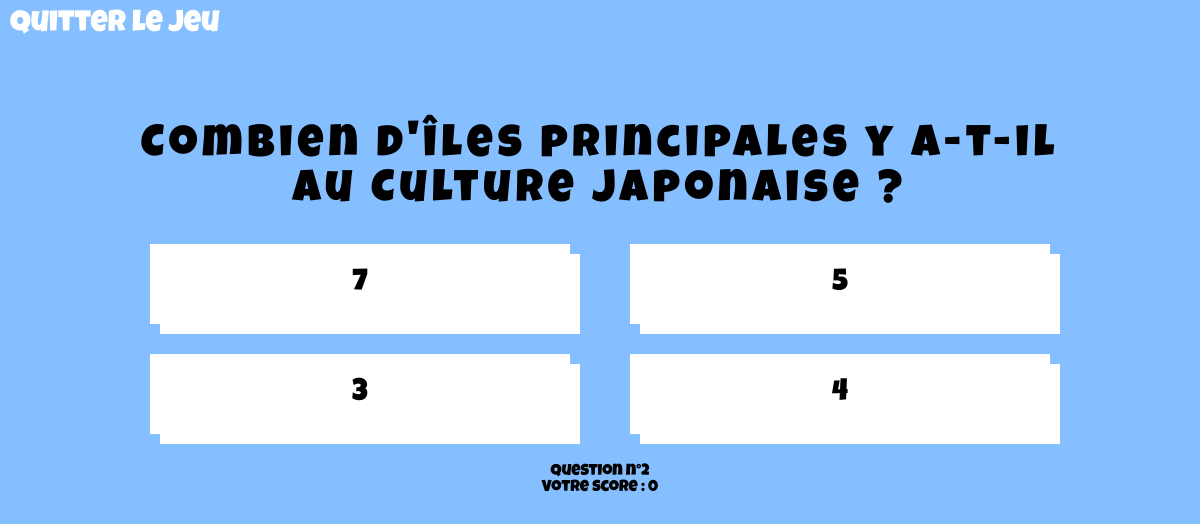
Page /index.php?pg=questions&question_number=2 on the committed database.
### tables this page shows
CREATE TABLE `questions`(
    `question_id` INT(11) NOT NULL,
    `culture` VARCHAR(150) NOT NULL,
    `theme_id` INT(11) NOT NULL,
    `type` INT(11) NOT NULL,
    `question_name` VARCHAR(150) NOT NULL,
    `answer_1` VARCHAR(150) NOT NULL,
    `answer_2` VARCHAR(150) NOT NULL,
    `answer_3` VARCHAR(150) NOT NULL,
    `answer_4` VARCHAR(150) NOT NULL,
    `right_answer` INT(11) NOT NULL
);

### parts/sql parts/sql_request.php (called while the page is built, shortened)
<?php
function call_to_db()
{
    try {
        $options = [
            PDO::ATTR_ERRMODE => PDO::ERRMODE_EXCEPTION
        ];
        $dsn = "mysql:host=" . HOST . ";dbname=" . DB_NAME . ";charset=utf8";
        $dbh = new PDO($dsn, USER, PWD, $options);
        return $dbh;
    } catch (PDOException $ex) {
        printf("La connexion à la base de donnée à échouer avec le code %s", $ex->getCode());
        die();
    }
}
function get_the_questions()
{
    $the_db = call_to_db();
    $sql =
        <<<'EOD'
        SELECT * FROM questions NATURAL JOIN themes ORDER BY RAND() LIMIT 10;
EOD;
    $categoryStmt = $the_db->query($sql);
    $category = $categoryStmt->fetchAll();
    return $category;
}

### parts/questions.php (the view, shortened to what this page needs)
<?php
  $the_list_of_questions = get_the_questions();
  $theme_id = $the_list_of_questions[$question_number - 1][0];
  $right_answer = $the_list_of_questions[$question_number - 1][9];
  $question_type = $the_list_of_questions[$question_number - 1][3];
  $question_label = $the_list_of_questions[$question_number - 1][4];
  if ($question_type == 1) {
      $answer_1 = "Vrai";
      $answer_2 = "Faux";
  } else if ($question_type == 2) {
      $answer_1 = $the_list_of_questions[$question_number - 1][5];
      $answer_2 = $the_list_of_questions[$question_number - 1][6];
      $answer_3 = $the_list_of_questions[$question_number - 1][7];
      $answer_4 = $the_list_of_questions[$question_number - 1][8];
  }
  switch ($theme_id) {
      case 2:
          $theme_label = "geography";
          break;
  }
  ?>
<body id="question_page" class="background <?= $theme_label ?>">
    <a href="index.php?pg=menu" class="return-button">Quitter le jeu</a>
    <div class="question"><?= $question_label ?></div>
    <div class="container-buttons">
        <div id="container-question-1">
            <button id="anwser-1" class="kahoot-button" <?php if ($right_answer == 1) {
                                                              echo 'data-answer="true"';
                                                          } ?>>
                <?= $answer_1 ?>
            </button>
            <button id="anwser-2" class="kahoot-button" <?php if ($right_answer == 2) {
                                                              echo 'data-answer="true"';
                                                          } ?>>
                <?= $answer_2 ?>
            </button>
        </div>
        <?php if ($question_type == 2) { ?>
            <div id="container-question-2">
                <button id="anwser-3" class="kahoot-button" <?php if ($right_answer == 3) {
                                                                  echo 'data-answer="true"';
                                                              } ?>>
                    <?= $answer_3 ?>
                </button>
                <button id="anwser-4" class="kahoot-button" <?php if ($right_answer == 4) {
                                                                  echo 'data-answer="true"';
                                                              } ?>>
                    <?= $answer_4 ?>
                </button>
            </div>
        <?php } ?>
    </div>
    <div class="question_number">Question n°<?= $question_number ?></div>
    <div class="score">Votre score : <span id="score_value">0</span></div>

### assets/css/kahoot.css (style rules this page uses)
body { font-family: "Luckiest Guy", cursive; box-sizing: border-box; margin: 0; width: 100vw; height: 100vh; display: flex; justify-content: center; align-items: center; flex-direction: column; }
.return-button { font-size: 30px; text-decoration: none; color: white; position: absolute; top: 10px; left: 10px; transition: font-size 0.5s ease-out; }
.question { text-align: center; font-size: 45px; letter-spacing: 5px; max-width: 80vw; }
.container-buttons { display: flex; width: 80vw; align-items: center; justify-content: center; }
.kahoot-button { margin: 30px; display: flex; justify-content: center; align-items: center; padding: 20px; width: 35vw; height: 80px; background-color: #ffffff; color: black; font-family: "Luckiest Guy", cursive; text-shadow: rgba(255, 255, 255, 0.658) 2px 1px 0px; font-size: 30px; box-shadow: #ffffff 10px 10px 0px; animation: button-smol-rotate-reverse 0.2s both; outline: none; border: none; }
.geography { background-color: rgb(134, 191, 255); }

### rows in the picture
questions: question_name "Combien d'îles principales y a-t-il au Culture japonaise ?", answer_1 "7", answer_2 "3", answer_3 "5", answer_4 "4"

### other values in the picture
$question_number "2"
